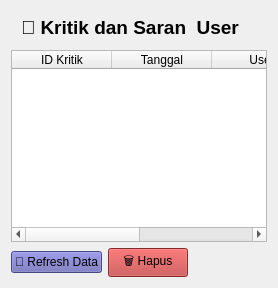
     <widget class="QWidget" name="tabFeedback">
      <attribute name="title">
       <string>Kritik dan Saran</string>
      </attribute>
      <layout class="QVBoxLayout" name="layoutFeedback">
       <item>
        <widget class="QLabel" name="lblFeedbackTitle">
         <property name="styleSheet">
          <string notr="true">font-size: 14pt; font-weight: bold; padding: 5px;</string>
         </property>
         <property name="text">
          <string>💬 Kritik dan Saran  User</string>
         </property>
        </widget>
       </item>
       <item>
        <widget class="QTableWidget" name="tableFeedback">
         <property name="editTriggers">
          <set>QAbstractItemView::NoEditTriggers</set>
         </property>
         <property name="selectionBehavior">
          <enum>QAbstractItemView::SelectRows</enum>
         </property>
         <column>
          <property name="text">
           <string>ID Kritik</string>
          </property>
         </column>
         <column>
          <property name="text">
           <string>Tanggal</string>
          </property>
         </column>
         <column>
          <property name="text">
           <string>User</string>
          </property>
         </column>
         <column>
          <property name="text">
           <string>Kritik/Saran</string>
          </property>
         </column>
        </widget>
       </item>
       <item>
        <layout class="QHBoxLayout" name="layoutFeedbackButtons">
         <item>
          <widget class="QPushButton" name="btnRefreshFeedback">
           <property name="styleSheet">
            <string notr="true">background-color: rgb(100,100,180);</string>
           </property>
           <property name="text">
            <string>🔄 Refresh Data</string>
           </property>
          </widget>
         </item>
         <item>
          <widget class="QPushButton" name="btnDeleteFeedback">
           <property name="styleSheet">
            <string notr="true">background-color: rgb(190,60,60);</string>
           </property>
           <property name="text">
            <string>🗑️ Hapus</string>
           </property>
          </widget>
         </item>
         <item>
          <spacer name="horizontalSpacerFeedback">
           <property name="orientation">
            <enum>Qt::Horizontal</enum>
           </property>
           <property name="sizeHint" stdset="0">
            <size>
             <width>40</width>
             <height>20</height>
            </size>
           </property>
          </spacer>
         </item>
        </layout>
       </item>
      </layout>
     </widget>
